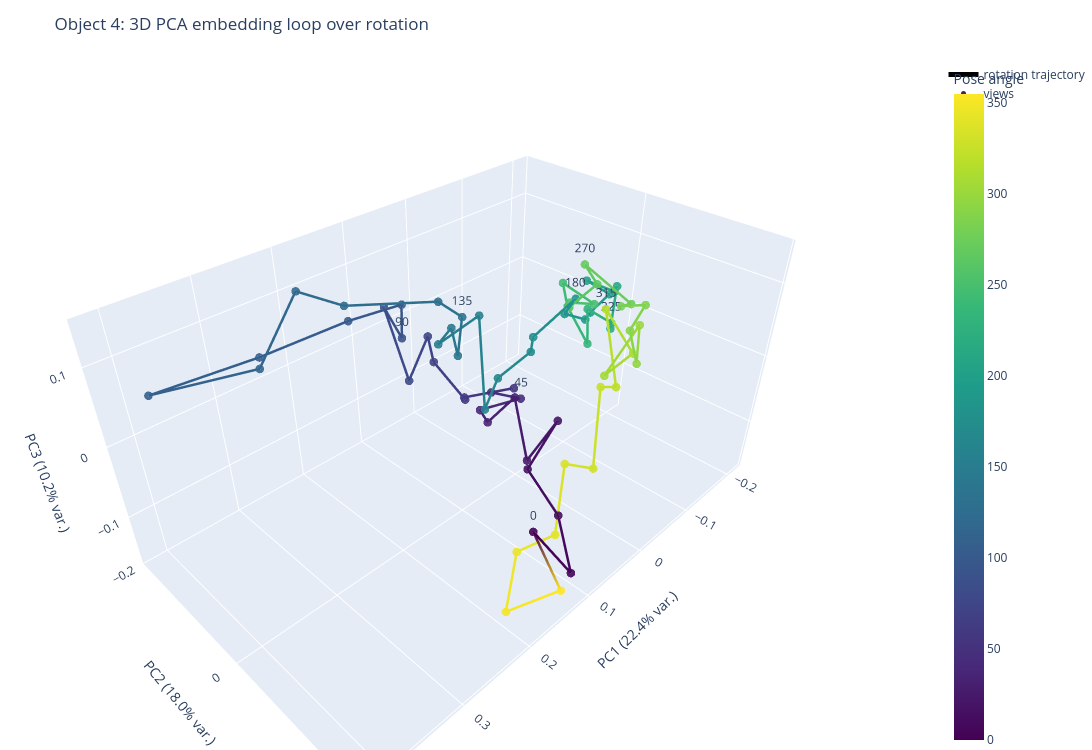
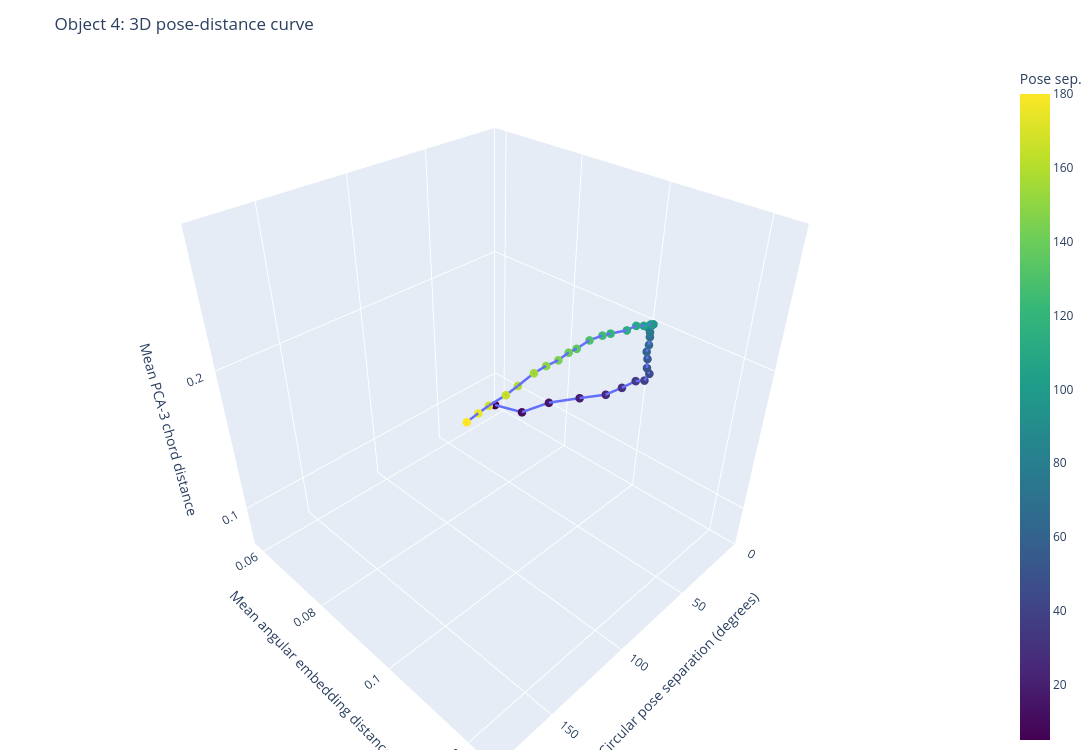

Write notebook code for charts like these, in order.
### Code cell
# 3D Plotly visualisations for object 4:
# 1. Embedding rotation loop in the first 3 object-specific PCA dimensions
# 2. Distance curve using circular pose separation, angular embedding distance, and PCA-3 chord distance

import plotly.graph_objects as go
from sklearn.decomposition import PCA
from sklearn.metrics import pairwise_distances

EXAMPLE_OBJECT_ID = 4


def object_subset_with_pca3(object_id: int, X: np.ndarray, meta: pd.DataFrame):
    """Return sorted metadata and first 3 object-specific PCA coordinates."""
    meta_work = meta.reset_index(drop=True).copy()
    meta_work["_row"] = np.arange(len(meta_work))

    group = (
        meta_work[meta_work["object_id"].eq(object_id)]
        .sort_values("angle")
        .reset_index(drop=True)
    )

    if group.empty:
        raise ValueError(f"Object {object_id} was not found in metadata.")

    idx = group["_row"].to_numpy()
    X_obj = X[idx]
    angles = group["angle"].to_numpy()

    if min(X_obj.shape[0], X_obj.shape[1]) < 3:
        raise ValueError("Need at least 3 PCA components for a 3D plot.")

    pca = PCA(n_components=3, random_state=RANDOM_SEED)
    Z = pca.fit_transform(X_obj)

    group["pc1"] = Z[:, 0]
    group["pc2"] = Z[:, 1]
    group["pc3"] = Z[:, 2]

    group["hover"] = [
        (
            f"object={object_id}<br>"
            f"angle={int(angle)}°<br>"
            f"PC1={pc1:.4f}<br>"
            f"PC2={pc2:.4f}<br>"
            f"PC3={pc3:.4f}"
        )
        for angle, pc1, pc2, pc3 in zip(angles, Z[:, 0], Z[:, 1], Z[:, 2])
    ]

    return group, angles, Z, pca.explained_variance_ratio_


def plot_object_embedding_loop_3d(object_id: int, X: np.ndarray, meta: pd.DataFrame):
    """Plot the rotation trajectory of one object in 3D PCA space."""
    group, angles, Z, explained = object_subset_with_pca3(object_id, X, meta)

    # Add the first point again at the end so the trajectory visually closes.
    Z_closed = np.vstack([Z, Z[0]])
    angles_closed = np.r_[angles, angles[0]]

    fig = go.Figure()

    fig.add_trace(
        go.Scatter3d(
            x=Z_closed[:, 0],
            y=Z_closed[:, 1],
            z=Z_closed[:, 2],
            mode="lines",
            line=dict(
                width=5,
                color=angles_closed,
                colorscale="Viridis",
                colorbar=dict(title="Pose angle"),
            ),
            name="rotation trajectory",
            hoverinfo="skip",
        )
    )

    fig.add_trace(
        go.Scatter3d(
            x=group["pc1"],
            y=group["pc2"],
            z=group["pc3"],
            mode="markers+text",
            marker=dict(
                size=5,
                color=angles,
                colorscale="Viridis",
                opacity=0.9,
            ),
            text=[str(int(a)) if int(a) % 45 == 0 else "" for a in angles],
            textposition="top center",
            customdata=group["hover"],
            hovertemplate="%{customdata}<extra></extra>",
            name="views",
        )
    )

    fig.update_layout(
        title=f"Object {object_id}: 3D PCA embedding loop over rotation",
        scene=dict(
            xaxis_title=f"PC1 ({explained[0] * 100:.1f}% var.)",
            yaxis_title=f"PC2 ({explained[1] * 100:.1f}% var.)",
            zaxis_title=f"PC3 ({explained[2] * 100:.1f}% var.)",
        ),
        width=1200,
        height=750,
        margin=dict(l=0, r=0, t=60, b=0),
    )

    out_path = PLOT_DIR / f"object_{object_id:03d}_pca3_rotation_loop.html"
    fig.write_html(out_path, include_plotlyjs="cdn")
    print(f"Saved 3D embedding loop to: {out_path}")

    fig.show()
    return fig


def plot_distance_curve_3d(object_id: int, X: np.ndarray, meta: pd.DataFrame):
    """
    Plot a 3D distance curve.

    x-axis: circular pose separation in degrees
    y-axis: mean angular distance in original embedding space
    z-axis: mean Euclidean chord distance in first 3 PCA dimensions
    """
    group, angles, Z, _ = object_subset_with_pca3(object_id, X, meta)

    idx = group["_row"].to_numpy()
    X_obj = X[idx]

    D_embedding = angular_distance_matrix(X_obj)
    D_pose_degrees = circular_angle_distance_matrix(angles) * 180.0
    D_pca3 = pairwise_distances(Z, metric="euclidean")

    pair_df = pd.DataFrame(
        {
            "pose_separation_degrees": upper_values(D_pose_degrees),
            "angular_embedding_distance": upper_values(D_embedding),
            "pca3_chord_distance": upper_values(D_pca3),
        }
    )

    curve = (
        pair_df
        .groupby("pose_separation_degrees", as_index=False)
        .agg(
            mean_angular_embedding_distance=("angular_embedding_distance", "mean"),
            std_angular_embedding_distance=("angular_embedding_distance", "std"),
            mean_pca3_chord_distance=("pca3_chord_distance", "mean"),
            std_pca3_chord_distance=("pca3_chord_distance", "std"),
            n_pairs=("angular_embedding_distance", "size"),
        )
    )

    curve["hover"] = [
        (
            f"pose separation={sep:.0f}°<br>"
            f"mean angular embedding distance={mean_emb:.4f}<br>"
            f"std angular embedding distance={std_emb:.4f}<br>"
            f"mean PCA-3 chord distance={mean_pca:.4f}<br>"
            f"std PCA-3 chord distance={std_pca:.4f}<br>"
            f"pairs={int(n)}"
        )
        for sep, mean_emb, std_emb, mean_pca, std_pca, n in zip(
            curve["pose_separation_degrees"],
            curve["mean_angular_embedding_distance"],
            curve["std_angular_embedding_distance"],
            curve["mean_pca3_chord_distance"],
            curve["std_pca3_chord_distance"],
            curve["n_pairs"],
        )
    ]

    fig = go.Figure()

    fig.add_trace(
        go.Scatter3d(
            x=curve["pose_separation_degrees"],
            y=curve["mean_angular_embedding_distance"],
            z=curve["mean_pca3_chord_distance"],
            mode="lines+markers",
            line=dict(width=5),
            marker=dict(
                size=5,
                color=curve["pose_separation_degrees"],
                colorscale="Viridis",
                colorbar=dict(title="Pose sep."),
            ),
            customdata=curve["hover"],
            hovertemplate="%{customdata}<extra></extra>",
            name="mean distance curve",
        )
    )

    fig.update_layout(
        title=f"Object {object_id}: 3D pose-distance curve",
        scene=dict(
            xaxis_title="Circular pose separation (degrees)",
            yaxis_title="Mean angular embedding distance",
            zaxis_title="Mean PCA-3 chord distance",
        ),
        width=1200,
        height=750,
        margin=dict(l=0, r=0, t=60, b=0),
    )

    out_path = PLOT_DIR / f"object_{object_id:03d}_distance_curve_3d.html"
    fig.write_html(out_path, include_plotlyjs="cdn")
    print(f"Saved 3D distance curve to: {out_path}")

    fig.show()
    return fig


fig_loop_3d = plot_object_embedding_loop_3d(EXAMPLE_OBJECT_ID, X, meta)
fig_distance_curve_3d = plot_distance_curve_3d(EXAMPLE_OBJECT_ID, X, meta)

### Figure 1 — Plotly figure (JSON) as saved in the notebook; plotly's stock layout.template omitted (floating-point values rounded to 4 significant figures)
{"data": [{"hoverinfo": "skip", "line": {"color": [0, 5, 10, 15, 20, 25, 30, 35, 40, 45, 50, 55, 60, 65, 70, 75, 80, 85, 90, 95, 100, 105, 110, 115, 120, 125, 130, 135, 140, 145, 150, 155, 160, 165, 170, 175, 180, 185, 190, 195, 200, 205, 210, 215, 220, 225, 230, 235, 240, 245, 250, 255, 260, 265, 270, 275, 280, 285, 290, 295, 300, 305, 310, 315, 320, 325, 330, 335, 340, 345, 350, 355, 0], "colorbar": {"title": {"text": "Pose angle"}}, "colorscale": [[0, "#440154"], [0.1111, "#482878"], [0.2222, "#3e4989"], [0.3333, "#31688e"], [0.4444, "#26828e"], [0.5556, "#1f9e89"], [0.6667, "#35b779"], [0.7778, "#6ece58"], [0.8889, "#b5de2b"], [1, "#fde725"]], "width": 5}, "mode": "lines", "name": "rotation trajectory", "type": "scatter3d", "x": [0.1204, 0.124, 0.08074, 0.05917, -0.002894, 0.05391, -0.006224, 0.02155, -0.01704, -0.09953, -0.07746, -0.1259, -0.04655, 0.01996, -0.01866, -0.02042, 0.06985, 0.06302, 0.08956, 0.02746, 0.148, 0.2532, 0.4114, 0.2685, 0.2323, 0.1503, 0.07565, 0.003303, 0.08961, 0.03023, 0.05656, -0.01305, 0.07622, 0.01144, -0.006776, -0.03892, -0.1049, -0.07155, -0.1418, -0.2014, -0.21, -0.1802, -0.1966, -0.1895, -0.1122, -0.131, -0.1429, -0.1036, -0.1338, -0.1599, -0.1094, -0.124, -0.1006, -0.09254, -0.1048, -0.06715, 0.02189, -0.006334, 0.04097, 0.0468, 0.01835, 0.05455, -0.03043, -0.0893, -0.03039, -0.05359, 0.01396, 0.05438, 0.08598, 0.1393, 0.2259, 0.1232, 0.1204], "y": [0.1323, 0.1906, 0.1353, 0.06884, 0.0609, 0.06283, -0.01219, -0.03247, -0.08303, -0.08098, -0.1187, -0.1176, -0.1427, -0.07497, -0.176, -0.1887, -0.1275, -0.1781, -0.1143, -0.1854, -0.1408, -0.1703, -0.1006, -0.1459, -0.1114, -0.1429, -0.06357, -0.09724, -0.01765, -0.08918, -0.0855, -0.08322, 0.01344, -0.02608, 0.009475, -0.01457, -0.00342, 0.006262, -0.01229, -0.04694, -0.02446, -0.0432, -0.007799, -0.0003907, 0.0482, 0.03584, -0.01081, 0.02218, -0.03694, -0.06736, 0.02237, -0.02682, -0.00882, 0.03544, 0.005806, 0.1017, 0.1463, 0.1568, 0.1721, 0.1881, 0.1683, 0.1577, 0.1352, 0.05386, 0.1193, 0.0828, 0.1305, 0.1188, 0.1371, 0.1257, 0.1878, 0.179, 0.1323], "z": [-0.1071, -0.1264, -0.1065, -0.0898, -0.05455, -0.08284, -0.05751, -0.09288, -0.1185, -0.1391, -0.1359, -0.1512, -0.1413, -0.07897, -0.08315, -0.04753, -0.05056, 0.0344, 0.02704, 0.02207, 0.06348, 0.04701, 0.1058, 0.04969, 0.1441, 0.08362, 0.09083, 0.02889, 0.04426, 0.0273, 0.01645, 0.03006, -0.02161, -0.02649, 0.01946, 0.01643, 0.04948, 0.04462, 0.001429, -0.02491, 0.00903, 0.03368, 0.02408, 0.03742, 0.02439, 0.02007, 0.01723, -0.00505, 0.01422, 0.02873, 0.04989, 0.02778, 0.03708, 0.0881, 0.09979, 0.09647, 0.1449, 0.1395, 0.1353, 0.1068, 0.1308, 0.08234, 0.06175, 0.06298, 0.009481, -0.01879, -0.07904, -0.05547, -0.1319, -0.1297, -0.1078, -0.1636, -0.1071]}, {"customdata": ["object=4<br>angle=0°<br>PC1=0.1204<br>PC2=0.1323<br>PC3=-0.1071", "object=4<br>angle=5°<br>PC1=0.1240<br>PC2=0.1906<br>PC3=-0.1264", "object=4<br>angle=10°<br>PC1=0.0807<br>PC2=0.1353<br>PC3=-0.1065", "object=4<br>angle=15°<br>PC1=0.0592<br>PC2=0.0688<br>PC3=-0.0898", "object=4<br>angle=20°<br>PC1=-0.0029<br>PC2=0.0609<br>PC3=-0.0546", "object=4<br>angle=25°<br>PC1=0.0539<br>PC2=0.0628<br>PC3=-0.0828", "object=4<br>angle=30°<br>PC1=-0.0062<br>PC2=-0.0122<br>PC3=-0.0575", "object=4<br>angle=35°<br>PC1=0.0215<br>PC2=-0.0325<br>PC3=-0.0929", "object=4<br>angle=40°<br>PC1=-0.0170<br>PC2=-0.0830<br>PC3=-0.1185", "object=4<br>angle=45°<br>PC1=-0.0995<br>PC2=-0.0810<br>PC3=-0.1391", "object=4<br>angle=50°<br>PC1=-0.0775<br>PC2=-0.1187<br>PC3=-0.1359", "object=4<br>angle=55°<br>PC1=-0.1259<br>PC2=-0.1176<br>PC3=-0.1512", "object=4<br>angle=60°<br>PC1=-0.0465<br>PC2=-0.1427<br>PC3=-0.1413", "object=4<br>angle=65°<br>PC1=0.0200<br>PC2=-0.0750<br>PC3=-0.0790", "object=4<br>angle=70°<br>PC1=-0.0187<br>PC2=-0.1760<br>PC3=-0.0831", "object=4<br>angle=75°<br>PC1=-0.0204<br>PC2=-0.1887<br>PC3=-0.0475", "object=4<br>angle=80°<br>PC1=0.0699<br>PC2=-0.1275<br>PC3=-0.0506", "object=4<br>angle=85°<br>PC1=0.0630<br>PC2=-0.1781<br>PC3=0.0344", "object=4<br>angle=90°<br>PC1=0.0896<br>PC2=-0.1143<br>PC3=0.0270", "object=4<br>angle=95°<br>PC1=0.0275<br>PC2=-0.1854<br>PC3=0.0221", "object=4<br>angle=100°<br>PC1=0.1480<br>PC2=-0.1408<br>PC3=0.0635", "object=4<br>angle=105°<br>PC1=0.2532<br>PC2=-0.1703<br>PC3=0.0470", "object=4<br>angle=110°<br>PC1=0.4114<br>PC2=-0.1006<br>PC3=0.1058", "object=4<br>angle=115°<br>PC1=0.2685<br>PC2=-0.1459<br>PC3=0.0497", "object=4<br>angle=120°<br>PC1=0.2323<br>PC2=-0.1114<br>PC3=0.1441", "object=4<br>angle=125°<br>PC1=0.1503<br>PC2=-0.1429<br>PC3=0.0836", "object=4<br>angle=130°<br>PC1=0.0757<br>PC2=-0.0636<br>PC3=0.0908", "object=4<br>angle=135°<br>PC1=0.0033<br>PC2=-0.0972<br>PC3=0.0289", "object=4<br>angle=140°<br>PC1=0.0896<br>PC2=-0.0177<br>PC3=0.0443", "object=4<br>angle=145°<br>PC1=0.0302<br>PC2=-0.0892<br>PC3=0.0273", "object=4<br>angle=150°<br>PC1=0.0566<br>PC2=-0.0855<br>PC3=0.0165", "object=4<br>angle=155°<br>PC1=-0.0131<br>PC2=-0.0832<br>PC3=0.0301", "object=4<br>angle=160°<br>PC1=0.0762<br>PC2=0.0134<br>PC3=-0.0216", "object=4<br>angle=165°<br>PC1=0.0114<br>PC2=-0.0261<br>PC3=-0.0265", "object=4<br>angle=170°<br>PC1=-0.0068<br>PC2=0.0095<br>PC3=0.0195", "object=4<br>angle=175°<br>PC1=-0.0389<br>PC2=-0.0146<br>PC3=0.0164", "object=4<br>angle=180°<br>PC1=-0.1049<br>PC2=-0.0034<br>PC3=0.0495", "object=4<br>angle=185°<br>PC1=-0.0715<br>PC2=0.0063<br>PC3=0.0446", "object=4<br>angle=190°<br>PC1=-0.1418<br>PC2=-0.0123<br>PC3=0.0014", "object=4<br>angle=195°<br>PC1=-0.2014<br>PC2=-0.0469<br>PC3=-0.0249", "object=4<br>angle=200°<br>PC1=-0.2100<br>PC2=-0.0245<br>PC3=0.0090", "object=4<br>angle=205°<br>PC1=-0.1802<br>PC2=-0.0432<br>PC3=0.0337", "object=4<br>angle=210°<br>PC1=-0.1966<br>PC2=-0.0078<br>PC3=0.0241", "object=4<br>angle=215°<br>PC1=-0.1895<br>PC2=-0.0004<br>PC3=0.0374", "object=4<br>angle=220°<br>PC1=-0.1122<br>PC2=0.0482<br>PC3=0.0244", "object=4<br>angle=225°<br>PC1=-0.1310<br>PC2=0.0358<br>PC3=0.0201", "object=4<br>angle=230°<br>PC1=-0.1429<br>PC2=-0.0108<br>PC3=0.0172", "object=4<br>angle=235°<br>PC1=-0.1036<br>PC2=0.0222<br>PC3=-0.0050", "object=4<br>angle=240°<br>PC1=-0.1338<br>PC2=-0.0369<br>PC3=0.0142", "object=4<br>angle=245°<br>PC1=-0.1599<br>PC2=-0.0674<br>PC3=0.0287", "object=4<br>angle=250°<br>PC1=-0.1094<br>PC2=0.0224<br>PC3=0.0499", "object=4<br>angle=255°<br>PC1=-0.1240<br>PC2=-0.0268<br>PC3=0.0278", "object=4<br>angle=260°<br>PC1=-0.1006<br>PC2=-0.0088<br>PC3=0.0371", "object=4<br>angle=265°<br>PC1=-0.0925<br>PC2=0.0354<br>PC3=0.0881", "object=4<br>angle=270°<br>PC1=-0.1048<br>PC2=0.0058<br>PC3=0.0998", "object=4<br>angle=275°<br>PC1=-0.0671<br>PC2=0.1017<br>PC3=0.0965", "object=4<br>angle=280°<br>PC1=0.0219<br>PC2=0.1463<br>PC3=0.1449", "object=4<br>angle=285°<br>PC1=-0.0063<br>PC2=0.1568<br>PC3=0.1395", "object=4<br>angle=290°<br>PC1=0.0410<br>PC2=0.1721<br>PC3=0.1353", "object=4<br>angle=295°<br>PC1=0.0468<br>PC2=0.1881<br>PC3=0.1068", "object=4<br>angle=300°<br>PC1=0.0183<br>PC2=0.1683<br>PC3=0.1308", "object=4<br>angle=305°<br>PC1=0.0545<br>PC2=0.1577<br>PC3=0.0823", "object=4<br>angle=310°<br>PC1=-0.0304<br>PC2=0.1352<br>PC3=0.0617", "object=4<br>angle=315°<br>PC1=-0.0893<br>PC2=0.0539<br>PC3=0.0630", "object=4<br>angle=320°<br>PC1=-0.0304<br>PC2=0.1193<br>PC3=0.0095", "object=4<br>angle=325°<br>PC1=-0.0536<br>PC2=0.0828<br>PC3=-0.0188", "object=4<br>angle=330°<br>PC1=0.0140<br>PC2=0.1305<br>PC3=-0.0790", "object=4<br>angle=335°<br>PC1=0.0544<br>PC2=0.1188<br>PC3=-0.0555", "object=4<br>angle=340°<br>PC1=0.0860<br>PC2=0.1371<br>PC3=-0.1319", "object=4<br>angle=345°<br>PC1=0.1393<br>PC2=0.1257<br>PC3=-0.1297", "object=4<br>angle=350°<br>PC1=0.2259<br>PC2=0.1878<br>PC3=-0.1078", "object=4<br>angle=355°<br>PC1=0.1232<br>PC2=0.1790<br>PC3=-0.1636"], "hovertemplate": "%{customdata}<extra></extra>", "marker": {"color": [0, 5, 10, 15, 20, 25, 30, 35, 40, 45, 50, 55, 60, 65, 70, 75, 80, 85, 90, 95, 100, 105, 110, 115, 120, 125, 130, 135, 140, 145, 150, 155, 160, 165, 170, 175, 180, 185, 190, 195, 200, 205, 210, 215, 220, 225, 230, 235, 240, 245, 250, 255, 260, 265, 270, 275, 280, 285, 290, 295, 300, 305, 310, 315, 320, 325, 330, 335, 340, 345, 350, 355], "colorscale": [[0, "#440154"], [0.1111, "#482878"], [0.2222, "#3e4989"], [0.3333, "#31688e"], [0.4444, "#26828e"], [0.5556, "#1f9e89"], [0.6667, "#35b779"], [0.7778, "#6ece58"], [0.8889, "#b5de2b"], [1, "#fde725"]], "opacity": 0.9, "size": 5}, "mode": "markers+text", "name": "views", "text": ["0", "", "", "", "", "", "", "", "", "45", "", "", "", "", "", "", "", "", "90", "", "", "", "", "", "", "", "", "135", "", "", "", "", "", "", "", "", "180", "", "", "", "", "", "", "", "", "225", "", "", "", "", "", "", "", "", "270", "", "", "", "", "", "", "", "", "315", "", "", "", "", "", "", "", ""], "textposition": "top center", "type": "scatter3d", "x": [0.1204, 0.124, 0.08074, 0.05917, -0.002894, 0.05391, -0.006224, 0.02155, -0.01704, -0.09953, -0.07746, -0.1259, -0.04655, 0.01996, -0.01866, -0.02042, 0.06985, 0.06302, 0.08956, 0.02746, 0.148, 0.2532, 0.4114, 0.2685, 0.2323, 0.1503, 0.07565, 0.003303, 0.08961, 0.03023, 0.05656, -0.01305, 0.07622, 0.01144, -0.006776, -0.03892, -0.1049, -0.07155, -0.1418, -0.2014, -0.21, -0.1802, -0.1966, -0.1895, -0.1122, -0.131, -0.1429, -0.1036, -0.1338, -0.1599, -0.1094, -0.124, -0.1006, -0.09254, -0.1048, -0.06715, 0.02189, -0.006334, 0.04097, 0.0468, 0.01835, 0.05455, -0.03043, -0.0893, -0.03039, -0.05359, 0.01396, 0.05438, 0.08598, 0.1393, 0.2259, 0.1232], "y": [0.1323, 0.1906, 0.1353, 0.06884, 0.0609, 0.06283, -0.01219, -0.03247, -0.08303, -0.08098, -0.1187, -0.1176, -0.1427, -0.07497, -0.176, -0.1887, -0.1275, -0.1781, -0.1143, -0.1854, -0.1408, -0.1703, -0.1006, -0.1459, -0.1114, -0.1429, -0.06357, -0.09724, -0.01765, -0.08918, -0.0855, -0.08322, 0.01344, -0.02608, 0.009475, -0.01457, -0.00342, 0.006262, -0.01229, -0.04694, -0.02446, -0.0432, -0.007799, -0.0003907, 0.0482, 0.03584, -0.01081, 0.02218, -0.03694, -0.06736, 0.02237, -0.02682, -0.00882, 0.03544, 0.005806, 0.1017, 0.1463, 0.1568, 0.1721, 0.1881, 0.1683, 0.1577, 0.1352, 0.05386, 0.1193, 0.0828, 0.1305, 0.1188, 0.1371, 0.1257, 0.1878, 0.179], "z": [-0.1071, -0.1264, -0.1065, -0.0898, -0.05455, -0.08284, -0.05751, -0.09288, -0.1185, -0.1391, -0.1359, -0.1512, -0.1413, -0.07897, -0.08315, -0.04753, -0.05056, 0.0344, 0.02704, 0.02207, 0.06348, 0.04701, 0.1058, 0.04969, 0.1441, 0.08362, 0.09083, 0.02889, 0.04426, 0.0273, 0.01645, 0.03006, -0.02161, -0.02649, 0.01946, 0.01643, 0.04948, 0.04462, 0.001429, -0.02491, 0.00903, 0.03368, 0.02408, 0.03742, 0.02439, 0.02007, 0.01723, -0.00505, 0.01422, 0.02873, 0.04989, 0.02778, 0.03708, 0.0881, 0.09979, 0.09647, 0.1449, 0.1395, 0.1353, 0.1068, 0.1308, 0.08234, 0.06175, 0.06298, 0.009481, -0.01879, -0.07904, -0.05547, -0.1319, -0.1297, -0.1078, -0.1636]}], "layout": {"height": 750, "margin": {"b": 0, "l": 0, "r": 0, "t": 60}, "scene": {"xaxis": {"title": {"text": "PC1 (22.4% var.)"}}, "yaxis": {"title": {"text": "PC2 (18.0% var.)"}}, "zaxis": {"title": {"text": "PC3 (10.2% var.)"}}}, "title": {"text": "Object 4: 3D PCA embedding loop over rotation"}, "width": 1200}}

### Figure 2 — Plotly figure (JSON) as saved in the notebook; plotly's stock layout.template omitted (floating-point values rounded to 4 significant figures)
{"data": [{"customdata": ["pose separation=5°<br>mean angular embedding distance=0.0589<br>std angular embedding distance=0.0116<br>mean PCA-3 chord distance=0.0764<br>std PCA-3 chord distance=0.0337<br>pairs=72", "pose separation=10°<br>mean angular embedding distance=0.0697<br>std angular embedding distance=0.0154<br>mean PCA-3 chord distance=0.0896<br>std PCA-3 chord distance=0.0509<br>pairs=72", "pose separation=15°<br>mean angular embedding distance=0.0795<br>std angular embedding distance=0.0176<br>mean PCA-3 chord distance=0.1161<br>std PCA-3 chord distance=0.0615<br>pairs=72", "pose separation=20°<br>mean angular embedding distance=0.0894<br>std angular embedding distance=0.0163<br>mean PCA-3 chord distance=0.1379<br>std PCA-3 chord distance=0.0643<br>pairs=72", "pose separation=25°<br>mean angular embedding distance=0.0973<br>std angular embedding distance=0.0181<br>mean PCA-3 chord distance=0.1554<br>std PCA-3 chord distance=0.0758<br>pairs=72", "pose separation=30°<br>mean angular embedding distance=0.1023<br>std angular embedding distance=0.0162<br>mean PCA-3 chord distance=0.1706<br>std PCA-3 chord distance=0.0765<br>pairs=72", "pose separation=35°<br>mean angular embedding distance=0.1064<br>std angular embedding distance=0.0184<br>mean PCA-3 chord distance=0.1841<br>std PCA-3 chord distance=0.0855<br>pairs=72", "pose separation=40°<br>mean angular embedding distance=0.1094<br>std angular embedding distance=0.0186<br>mean PCA-3 chord distance=0.1916<br>std PCA-3 chord distance=0.0930<br>pairs=72", "pose separation=45°<br>mean angular embedding distance=0.1115<br>std angular embedding distance=0.0188<br>mean PCA-3 chord distance=0.2016<br>std PCA-3 chord distance=0.0947<br>pairs=72", "pose separation=50°<br>mean angular embedding distance=0.1120<br>std angular embedding distance=0.0201<br>mean PCA-3 chord distance=0.2087<br>std PCA-3 chord distance=0.1034<br>pairs=72", "pose separation=55°<br>mean angular embedding distance=0.1131<br>std angular embedding distance=0.0218<br>mean PCA-3 chord distance=0.2184<br>std PCA-3 chord distance=0.1042<br>pairs=72", "pose separation=60°<br>mean angular embedding distance=0.1140<br>std angular embedding distance=0.0220<br>mean PCA-3 chord distance=0.2264<br>std PCA-3 chord distance=0.1043<br>pairs=72", "pose separation=65°<br>mean angular embedding distance=0.1155<br>std angular embedding distance=0.0227<br>mean PCA-3 chord distance=0.2349<br>std PCA-3 chord distance=0.1078<br>pairs=72", "pose separation=70°<br>mean angular embedding distance=0.1166<br>std angular embedding distance=0.0212<br>mean PCA-3 chord distance=0.2433<br>std PCA-3 chord distance=0.1033<br>pairs=72", "pose separation=75°<br>mean angular embedding distance=0.1178<br>std angular embedding distance=0.0206<br>mean PCA-3 chord distance=0.2497<br>std PCA-3 chord distance=0.1007<br>pairs=72", "pose separation=80°<br>mean angular embedding distance=0.1187<br>std angular embedding distance=0.0217<br>mean PCA-3 chord distance=0.2554<br>std PCA-3 chord distance=0.1051<br>pairs=72", "pose separation=85°<br>mean angular embedding distance=0.1203<br>std angular embedding distance=0.0228<br>mean PCA-3 chord distance=0.2611<br>std PCA-3 chord distance=0.1067<br>pairs=72", "pose separation=90°<br>mean angular embedding distance=0.1218<br>std angular embedding distance=0.0230<br>mean PCA-3 chord distance=0.2660<br>std PCA-3 chord distance=0.1070<br>pairs=72", "pose separation=95°<br>mean angular embedding distance=0.1229<br>std angular embedding distance=0.0230<br>mean PCA-3 chord distance=0.2696<br>std PCA-3 chord distance=0.1048<br>pairs=72", "pose separation=100°<br>mean angular embedding distance=0.1237<br>std angular embedding distance=0.0224<br>mean PCA-3 chord distance=0.2731<br>std PCA-3 chord distance=0.1020<br>pairs=72", "pose separation=105°<br>mean angular embedding distance=0.1239<br>std angular embedding distance=0.0226<br>mean PCA-3 chord distance=0.2750<br>std PCA-3 chord distance=0.1015<br>pairs=72", "pose separation=110°<br>mean angular embedding distance=0.1240<br>std angular embedding distance=0.0207<br>mean PCA-3 chord distance=0.2774<br>std PCA-3 chord distance=0.0953<br>pairs=72", "pose separation=115°<br>mean angular embedding distance=0.1239<br>std angular embedding distance=0.0207<br>mean PCA-3 chord distance=0.2775<br>std PCA-3 chord distance=0.0940<br>pairs=72", "pose separation=120°<br>mean angular embedding distance=0.1227<br>std angular embedding distance=0.0194<br>mean PCA-3 chord distance=0.2769<br>std PCA-3 chord distance=0.0919<br>pairs=72", "pose separation=125°<br>mean angular embedding distance=0.1228<br>std angular embedding distance=0.0196<br>mean PCA-3 chord distance=0.2785<br>std PCA-3 chord distance=0.0953<br>pairs=72", "pose separation=130°<br>mean angular embedding distance=0.1223<br>std angular embedding distance=0.0199<br>mean PCA-3 chord distance=0.2781<br>std PCA-3 chord distance=0.0961<br>pairs=72", "pose separation=135°<br>mean angular embedding distance=0.1218<br>std angular embedding distance=0.0215<br>mean PCA-3 chord distance=0.2760<br>std PCA-3 chord distance=0.1025<br>pairs=72", "pose separation=140°<br>mean angular embedding distance=0.1220<br>std angular embedding distance=0.0214<br>mean PCA-3 chord distance=0.2771<br>std PCA-3 chord distance=0.1008<br>pairs=72", "pose separation=145°<br>mean angular embedding distance=0.1220<br>std angular embedding distance=0.0219<br>mean PCA-3 chord distance=0.2762<br>std PCA-3 chord distance=0.1008<br>pairs=72", "pose separation=150°<br>mean angular embedding distance=0.1216<br>std angular embedding distance=0.0223<br>mean PCA-3 chord distance=0.2757<br>std PCA-3 chord distance=0.0987<br>pairs=72", "pose separation=155°<br>mean angular embedding distance=0.1213<br>std angular embedding distance=0.0225<br>mean PCA-3 chord distance=0.2747<br>std PCA-3 chord distance=0.0956<br>pairs=72", "pose separation=160°<br>mean angular embedding distance=0.1205<br>std angular embedding distance=0.0221<br>mean PCA-3 chord distance=0.2704<br>std PCA-3 chord distance=0.0909<br>pairs=72", "pose separation=165°<br>mean angular embedding distance=0.1203<br>std angular embedding distance=0.0203<br>mean PCA-3 chord distance=0.2686<br>std PCA-3 chord distance=0.0834<br>pairs=72", "pose separation=170°<br>mean angular embedding distance=0.1192<br>std angular embedding distance=0.0191<br>mean PCA-3 chord distance=0.2650<br>std PCA-3 chord distance=0.0785<br>pairs=72", "pose separation=175°<br>mean angular embedding distance=0.1193<br>std angular embedding distance=0.0183<br>mean PCA-3 chord distance=0.2646<br>std PCA-3 chord distance=0.0747<br>pairs=72", "pose separation=180°<br>mean angular embedding distance=0.1192<br>std angular embedding distance=0.0169<br>mean PCA-3 chord distance=0.2635<br>std PCA-3 chord distance=0.0709<br>pairs=36"], "hovertemplate": "%{customdata}<extra></extra>", "line": {"width": 5}, "marker": {"color": [5.0, 10.0, 15.0, 20.0, 25.0, 30.0, 35.0, 40.0, 45.0, 50.0, 55.0, 60.0, 65.0, 70.0, 75.0, 80.0, 85.0, 90.0, 95.0, 100.0, 105.0, 110.0, 115.0, 120.0, 125.0, 130.0, 135.0, 140.0, 145.0, 150.0, 155.0, 160.0, 165.0, 170.0, 175.0, 180.0], "colorbar": {"title": {"text": "Pose sep."}}, "colorscale": [[0, "#440154"], [0.1111, "#482878"], [0.2222, "#3e4989"], [0.3333, "#31688e"], [0.4444, "#26828e"], [0.5556, "#1f9e89"], [0.6667, "#35b779"], [0.7778, "#6ece58"], [0.8889, "#b5de2b"], [1, "#fde725"]], "size": 5}, "mode": "lines+markers", "name": "mean distance curve", "type": "scatter3d", "x": [5.0, 10.0, 15.0, 20.0, 25.0, 30.0, 35.0, 40.0, 45.0, 50.0, 55.0, 60.0, 65.0, 70.0, 75.0, 80.0, 85.0, 90.0, 95.0, 100.0, 105.0, 110.0, 115.0, 120.0, 125.0, 130.0, 135.0, 140.0, 145.0, 150.0, 155.0, 160.0, 165.0, 170.0, 175.0, 180.0], "y": [0.05888, 0.0697, 0.07947, 0.08942, 0.09731, 0.1023, 0.1064, 0.1094, 0.1115, 0.112, 0.1131, 0.114, 0.1155, 0.1166, 0.1178, 0.1187, 0.1203, 0.1218, 0.1229, 0.1237, 0.1239, 0.124, 0.1239, 0.1227, 0.1228, 0.1223, 0.1218, 0.122, 0.122, 0.1216, 0.1213, 0.1205, 0.1203, 0.1192, 0.1193, 0.1192], "z": [0.07636, 0.08959, 0.1161, 0.1379, 0.1554, 0.1706, 0.1841, 0.1916, 0.2016, 0.2087, 0.2184, 0.2264, 0.2349, 0.2433, 0.2497, 0.2554, 0.2611, 0.266, 0.2696, 0.2731, 0.275, 0.2774, 0.2775, 0.2769, 0.2785, 0.2781, 0.276, 0.2771, 0.2762, 0.2757, 0.2747, 0.2704, 0.2686, 0.265, 0.2646, 0.2635]}], "layout": {"height": 750, "margin": {"b": 0, "l": 0, "r": 0, "t": 60}, "scene": {"xaxis": {"title": {"text": "Circular pose separation (degrees)"}}, "yaxis": {"title": {"text": "Mean angular embedding distance"}}, "zaxis": {"title": {"text": "Mean PCA-3 chord distance"}}}, "title": {"text": "Object 4: 3D pose-distance curve"}, "width": 1200}}
